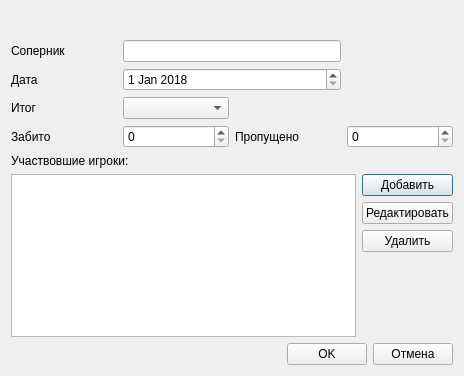
<?xml version="1.0" encoding="UTF-8"?>
<ui version="4.0">
 <class>MatchDialog</class>
 <widget class="QDialog" name="MatchDialog">
  <property name="geometry">
   <rect>
    <x>0</x>
    <y>0</y>
    <width>464</width>
    <height>376</height>
   </rect>
  </property>
  <property name="windowTitle">
   <string>Dialog</string>
  </property>
  <layout class="QGridLayout" name="gridLayout_2">
   <item row="0" column="0">
    <layout class="QVBoxLayout" name="verticalLayout_3">
     <item>
      <widget class="QLabel" name="titleMatchLabel">
       <property name="font">
        <font>
         <pointsize>15</pointsize>
        </font>
       </property>
       <property name="text">
        <string/>
       </property>
      </widget>
     </item>
     <item>
      <layout class="QVBoxLayout" name="verticalLayout">
       <item>
        <layout class="QGridLayout" name="gridLayout">
         <item row="0" column="0">
          <widget class="QLabel" name="opponentLabel">
           <property name="text">
            <string>Соперник</string>
           </property>
          </widget>
         </item>
         <item row="0" column="1" colspan="2">
          <widget class="QLineEdit" name="opponentLineEdit"/>
         </item>
         <item row="1" column="0">
          <widget class="QLabel" name="dateLabel">
           <property name="text">
            <string>Дата</string>
           </property>
          </widget>
         </item>
         <item row="1" column="1" colspan="2">
          <widget class="QDateEdit" name="DateEdit">
           <property name="date">
            <date>
             <year>2018</year>
             <month>1</month>
             <day>1</day>
            </date>
           </property>
          </widget>
         </item>
         <item row="2" column="0">
          <widget class="QLabel" name="resultLabel">
           <property name="text">
            <string>Итог</string>
           </property>
          </widget>
         </item>
         <item row="2" column="1">
          <widget class="QComboBox" name="resultComboBox">
           <property name="currentIndex">
            <number>-1</number>
           </property>
          </widget>
         </item>
         <item row="3" column="0">
          <widget class="QLabel" name="goalsLabel">
           <property name="text">
            <string>Забито</string>
           </property>
          </widget>
         </item>
         <item row="3" column="1">
          <widget class="QSpinBox" name="goalSpinBox"/>
         </item>
         <item row="3" column="2">
          <widget class="QLabel" name="missedLabel">
           <property name="text">
            <string>Пропущено</string>
           </property>
          </widget>
         </item>
         <item row="3" column="3">
          <widget class="QSpinBox" name="missedSpinBox"/>
         </item>
        </layout>
       </item>
       <item>
        <widget class="QLabel" name="label">
         <property name="text">
          <string>Участвовшие игроки:</string>
         </property>
        </widget>
       </item>
      </layout>
     </item>
     <item>
      <layout class="QHBoxLayout" name="horizontalLayout">
       <item>
        <widget class="QTableView" name="tableView">
         <property name="selectionMode">
          <enum>QAbstractItemView::SingleSelection</enum>
         </property>
         <property name="selectionBehavior">
          <enum>QAbstractItemView::SelectRows</enum>
         </property>
        </widget>
       </item>
       <item>
        <layout class="QVBoxLayout" name="verticalLayout_2">
         <item>
          <widget class="QPushButton" name="addStatsButton">
           <property name="text">
            <string>Добавить</string>
           </property>
          </widget>
         </item>
         <item>
          <widget class="QPushButton" name="editStatsButton">
           <property name="text">
            <string>Редактировать</string>
           </property>
          </widget>
         </item>
         <item>
          <widget class="QPushButton" name="removeStatsButton">
           <property name="text">
            <string>Удалить</string>
           </property>
          </widget>
         </item>
         <item>
          <spacer name="verticalSpacer">
           <property name="orientation">
            <enum>Qt::Vertical</enum>
           </property>
           <property name="sizeHint" stdset="0">
            <size>
             <width>20</width>
             <height>144</height>
            </size>
           </property>
          </spacer>
         </item>
        </layout>
       </item>
      </layout>
     </item>
     <item>
      <layout class="QHBoxLayout" name="horizontalLayout_2">
       <item>
        <spacer name="horizontalSpacer">
         <property name="orientation">
          <enum>Qt::Horizontal</enum>
         </property>
         <property name="sizeHint" stdset="0">
          <size>
           <width>40</width>
           <height>20</height>
          </size>
         </property>
        </spacer>
       </item>
       <item>
        <widget class="QPushButton" name="matchOkButton">
         <property name="text">
          <string>OK</string>
         </property>
        </widget>
       </item>
       <item>
        <widget class="QPushButton" name="matchCancelButton">
         <property name="text">
          <string>Отмена</string>
         </property>
        </widget>
       </item>
      </layout>
     </item>
    </layout>
   </item>
  </layout>
 </widget>
 <resources/>
 <connections/>
</ui>
